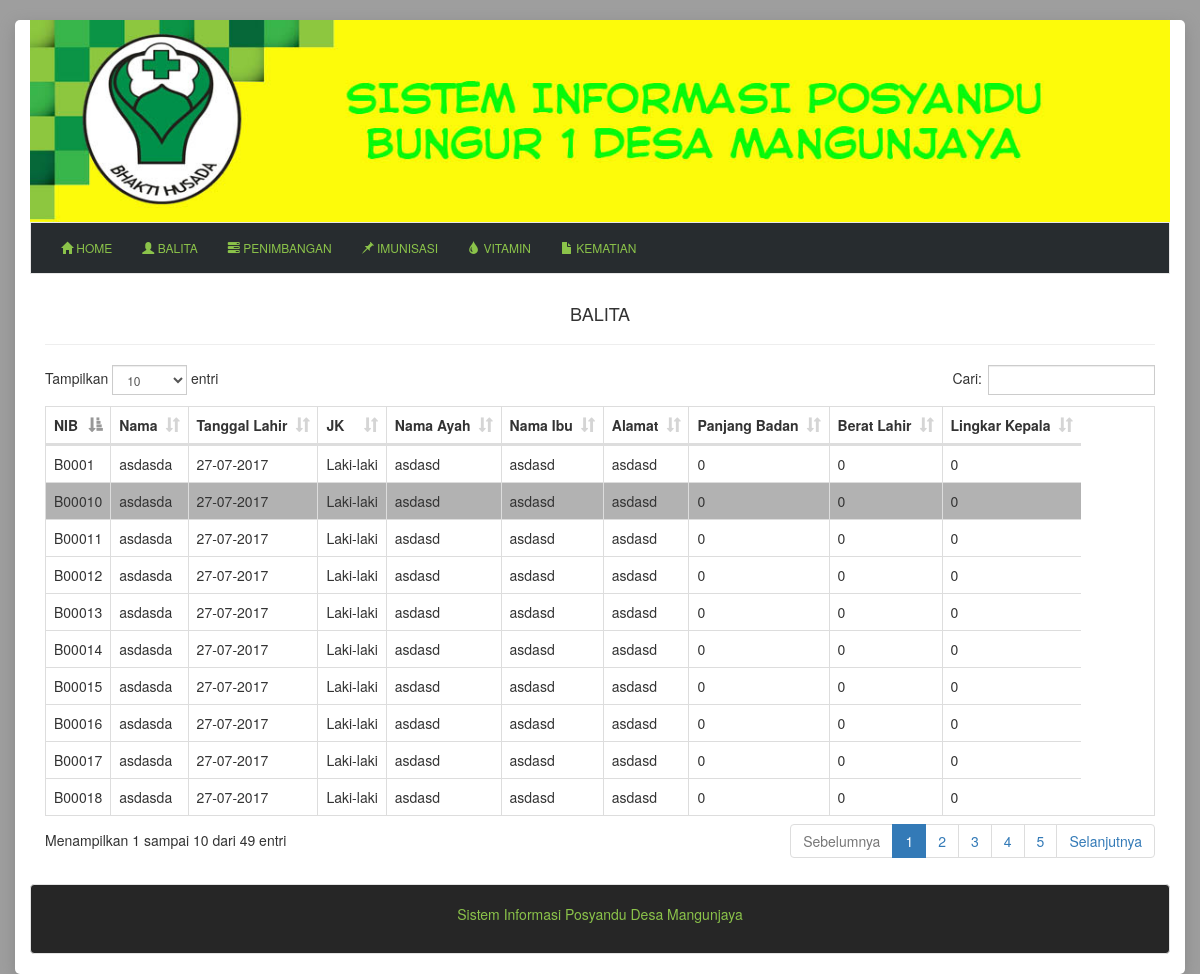
The page /?module=dataanak on the database its author committed.
### tables this page shows
CREATE TABLE `anak` (
  `id_anak` varchar(20) NOT NULL,
  `nama_anak` varchar(100) NOT NULL,
  `tanggal_lahir` date NOT NULL,
  `jenis_kelamin` varchar(15) NOT NULL,
  `nama_ibu` varchar(50) NOT NULL,
  `nama_ayah` varchar(50) NOT NULL,
  `alamat` varchar(255) NOT NULL,
  `panjang_badan` int(11) NOT NULL,
  `berat_lahir` int(11) NOT NULL,
  `lingkar_kepala` int(11) NOT NULL
);

CREATE TABLE `kematian` (
  `id_kematian` varchar(20) NOT NULL,
  `id_anak` varchar(20) NOT NULL,
  `tanggal_kematian` date NOT NULL,
  `keterangan` varchar(50) NOT NULL,
  `stat` int(11) DEFAULT '1'
);

### content/data_anak.php (the view, shortened to what this page needs)
<?php
if (empty($_GET['act'])) : ?>
	<div class="col-md-12">
		<h4 style="text-align: center;">BALITA</h4><hr>
		<div class="table-responsive">
			<table class="table table-bordered table-blocked" id="table_anak">
				<thead>
					<tr>
						<th>NIB</th>
						<th>Nama</th>
						<th>Tanggal Lahir</th>
						<th>JK</th>
						<th>Nama Ayah</th>
						<th>Nama Ibu</th>
						<th>Alamat</th>
						<th>Panjang Badan</th>
						<th>Berat Lahir</th>
						<th>Lingkar Kepala</th>
					</tr>
				</thead>
				<tbody>
					<?php
					$tampil=mysqli_query($db, "SELECT a.id_anak,
						a.nama_anak,
						DATE_FORMAT(a.tanggal_lahir, '%d-%m-%Y') as tanggal, a.jenis_kelamin, a.nama_ibu, a.nama_ayah,
						a.alamat,
						a.panjang_badan,
						a.berat_lahir,
						a.lingkar_kepala,
						b.stat
						FROM anak a
						LEFT JOIN kematian b ON a.id_anak=b.id_anak");
					while($row=mysqli_fetch_array($tampil)) {
						?>
						<?php if ($row['stat'] == 1): ?>
						<tr
						data-toggle="tooltip"
						data-placement="top"
						title="Anak ini sudah meninggal"
						style="background: rgba(0,0,0,0.3);">
							<td><?php echo $row['id_anak'];?></td>
							<td><?php echo $row['nama_anak'];?></td>
							<td><?php echo $row['tanggal'];?></td>
							<td><?php echo $row['jenis_kelamin'];?></td>
							<td><?php echo $row['nama_ayah'];?></td>
							<td><?php echo $row['nama_ibu'];?></td>
							<td><?php echo $row['alamat'];?></td>
							<td><?php echo $row['panjang_badan'];?></td>
							<td><?php echo $row['berat_lahir'];?></td>
							<td><?php echo $row['lingkar_kepala'];?></td>
						</tr>
						<?php else: ?>
							<tr>
							<td><?php echo $row['id_anak'];?></td>
							<td><?php echo $row['nama_anak'];?></td>
							<td><?php echo $row['tanggal'];?></td>
							<td><?php echo $row['jenis_kelamin'];?></td>
							<td><?php echo $row['nama_ayah'];?></td>
							<td><?php echo $row['nama_ibu'];?></td>
							<td><?php echo $row['alamat'];?></td>
							<td><?php echo $row['panjang_badan'];?></td>
							<td><?php echo $row['berat_lahir'];?></td>
							<td><?php echo $row['lingkar_kepala'];?></td>
						</tr>
						<?php endif ?>
					<?php } ?>
				</tbody>
			</table>
		</div>
		<br>
	</div>
<?php endif ?>

### css/style.css (style rules this page uses)
body { background:#9E9E9E; }
.table-blocked { display: block; overflow-x: auto; white-space: nowrap; }

### rows shown on the page
anak: id_anak "B0001", nama_anak "asdasda", tanggal "27-07-2017", jenis_kelamin "Laki-laki", nama_ayah "asdasd", nama_ibu "asdasd", alamat "asdasd", panjang_badan "0", berat_lahir "0", lingkar_kepala "0"
kematian: id_anak.id_anak "B00010", id_anak.nama_anak "asdasda", tanggal "27-07-2017", id_anak.jenis_kelamin "Laki-laki", id_anak.nama_ayah "asdasd", id_anak.nama_ibu "asdasd", id_anak.alamat "asdasd", id_anak.panjang_badan "0", id_anak.berat_lahir "0", id_anak.lingkar_kepala "0"
anak: id_anak "B00011", nama_anak "asdasda", tanggal "27-07-2017", jenis_kelamin "Laki-laki", nama_ayah "asdasd", nama_ibu "asdasd", alamat "asdasd", panjang_badan "0", berat_lahir "0", lingkar_kepala "0"
anak: id_anak "B00012", nama_anak "asdasda", tanggal "27-07-2017", jenis_kelamin "Laki-laki", nama_ayah "asdasd", nama_ibu "asdasd", alamat "asdasd", panjang_badan "0", berat_lahir "0", lingkar_kepala "0"
anak: id_anak "B00013", nama_anak "asdasda", tanggal "27-07-2017", jenis_kelamin "Laki-laki", nama_ayah "asdasd", nama_ibu "asdasd", alamat "asdasd", panjang_badan "0", berat_lahir "0", lingkar_kepala "0"
anak: id_anak "B00014", nama_anak "asdasda", tanggal "27-07-2017", jenis_kelamin "Laki-laki", nama_ayah "asdasd", nama_ibu "asdasd", alamat "asdasd", panjang_badan "0", berat_lahir "0", lingkar_kepala "0"
anak: id_anak "B00015", nama_anak "asdasda", tanggal "27-07-2017", jenis_kelamin "Laki-laki", nama_ayah "asdasd", nama_ibu "asdasd", alamat "asdasd", panjang_badan "0", berat_lahir "0", lingkar_kepala "0"
anak: id_anak "B00016", nama_anak "asdasda", tanggal "27-07-2017", jenis_kelamin "Laki-laki", nama_ayah "asdasd", nama_ibu "asdasd", alamat "asdasd", panjang_badan "0", berat_lahir "0", lingkar_kepala "0"
anak: id_anak "B00017", nama_anak "asdasda", tanggal "27-07-2017", jenis_kelamin "Laki-laki", nama_ayah "asdasd", nama_ibu "asdasd", alamat "asdasd", panjang_badan "0", berat_lahir "0", lingkar_kepala "0"
anak: id_anak "B00018", nama_anak "asdasda", tanggal "27-07-2017", jenis_kelamin "Laki-laki", nama_ayah "asdasd", nama_ibu "asdasd", alamat "asdasd", panjang_badan "0", berat_lahir "0", lingkar_kepala "0"
